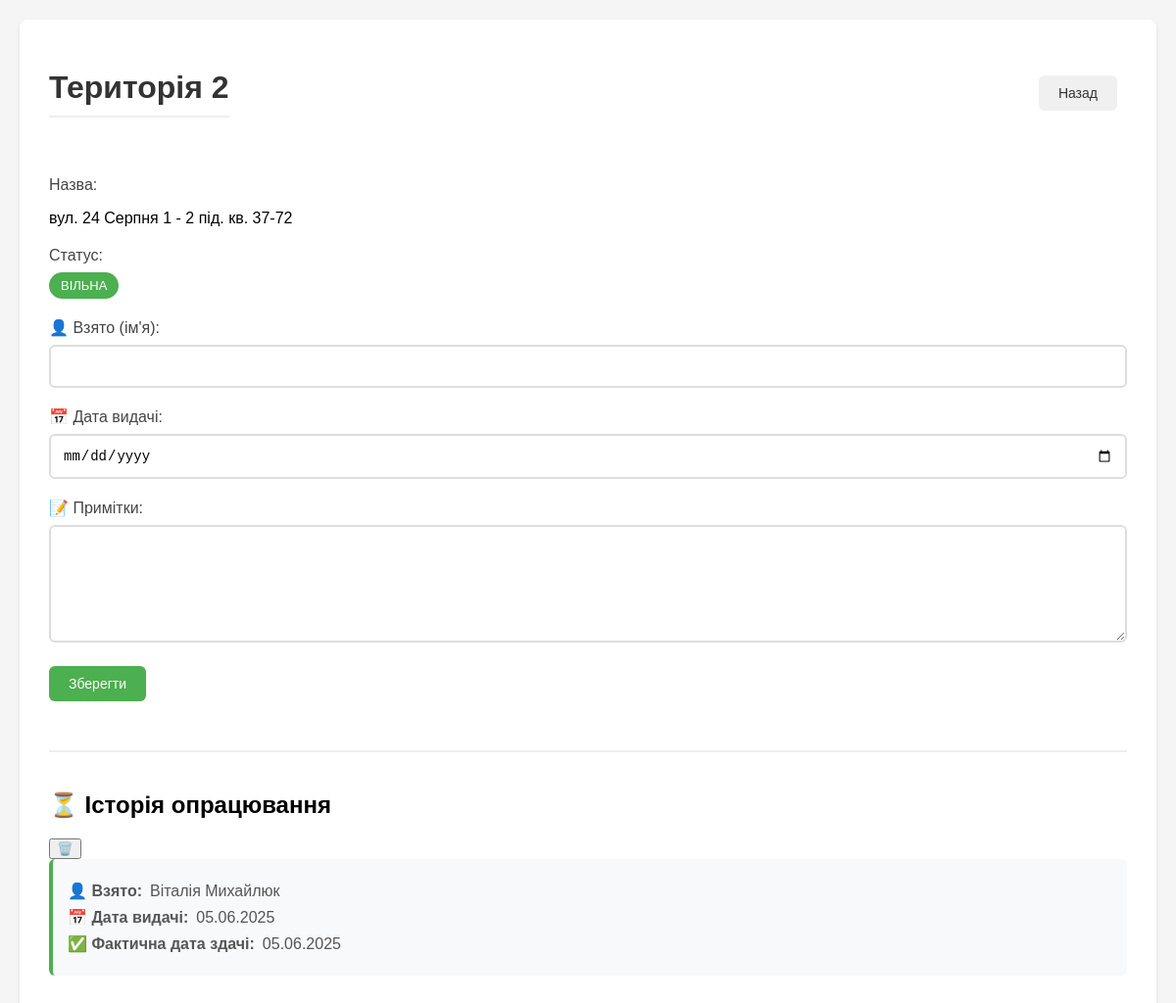
/update/2 (signed in), run on the app's committed database.
### tables this page shows
CREATE TABLE territories (
                id INTEGER PRIMARY KEY,
                name TEXT,
                custom_name TEXT,
                status TEXT DEFAULT 'Вільна',
                taken_by TEXT DEFAULT '',
                date_taken TEXT DEFAULT '',
                date_due TEXT DEFAULT '',
                notes TEXT DEFAULT ''
            );

CREATE TABLE history (
                id INTEGER PRIMARY KEY AUTOINCREMENT,
                territory_id INTEGER,
                taken_by TEXT,
                date_taken TEXT,
                date_returned TEXT,
                notes TEXT
            );

### app.py (the view, shortened to what this page needs)
@app.route('/update/<territory_id>', methods=['GET', 'POST'])
def update_territory(territory_id):
    if not session.get('logged_in'):
        return redirect(url_for('login'))
    if request.method == 'POST' and session.get('role') != 'admin':
        return "Немає прав для редагування", 403
    try:
        territory_id = int(territory_id)
    except ValueError:
        return "Неправильний формат номера території", 400
    try:
        territory = db.get_territory(territory_id)
        if not territory:
            return "Територію не знайдено", 404
        history = db.get_territory_history(territory_id)
        now = datetime.now()
        return render_template('update.html',
                            territory=territory,
                            history=history,
                            now=now,
                            is_admin=(session.get('role') == 'admin'))
    except Exception as e:
        logger.error(f"Помилка при отриманні даних території {territory_id}: {str(e)}")
        return f"Помилка при отриманні даних території: {str(e)}", 500

### templates/update.html (shortened to what this page needs)
<!DOCTYPE html>
<html lang="uk">
<head>
    <link rel="stylesheet" href="{{ url_for('static', filename='css/style.css') }}">
</head>
<body>
    <div class="container">
        <div class="header-actions">
            <h1>Територія {{ territory['id'] }}</h1>
            <a href="{{ url_for('index') }}" class="btn btn-secondary">Назад</a>
        </div>
        <div class="territory-info-section">
            <div class="form-group">
                <label>Назва:</label>
                <p class="info-text">{{ territory['name'] }}</p>
            </div>
            <div class="form-group">
                <label>Статус:</label>
                <span class="status-label {% if territory['status'] == 'Вільна' %}status-free{% else %}status-taken{% endif %}">
                    {{ territory['status'] }}
                </span>
            </div>
            {% if is_admin %}
            <form method="POST" class="edit-form">
                <div class="form-group">
                    <label for="taken_by">👤 Взято (ім'я):</label>
                    <input type="text" id="taken_by" name="taken_by" value="{{ territory['taken_by'] }}" class="form-control">
                </div>
                <div class="form-group">
                    <label for="date_taken">📅 Дата видачі:</label>
                    <input type="date" id="date_taken" name="date_taken"
                           value="{{ territory['date_taken'].split('.')[2] }}-{{ territory['date_taken'].split('.')[1] }}-{{ territory['date_taken'].split('.')[0] if territory['date_taken'] else '' }}"
                           class="form-control">
                </div>
                <div class="form-group">
                    <label for="notes">📝 Примітки:</label>
                    <textarea id="notes" name="notes" class="form-control">{{ territory['notes'] }}</textarea>
                </div>
                <button type="submit" class="btn btn-primary">Зберегти</button>
            </form>
            {% endif %}
        </div>
        <div class="history-section">
            <div class="history-header">
                <h2>⏳ Історія опрацювання</h2>
                {% if is_admin and history %}
                <form action="{{ url_for('clear_history', territory_id=territory['id']) }}" method="POST" style="display: inline;">
                    <button type="submit" class="trash-icon" title="Очистити історію">🗑️</button>
                </form>
                {% endif %}
            </div>
            {% if history %}
                {% for record in history %}
                <div class="history-item">
                    <p><strong>👤 Взято:</strong> {{ record['taken_by'] }}</p>
                    <p><strong>📅 Дата видачі:</strong> {{ record['date_taken'] }}</p>
                    <p><strong>✅ Фактична дата здачі:</strong> {{ record['date_returned'] }}</p>
                </div>
                {% endfor %}
            {% else %}
                <p class="no-history">Історія відсутня</p>
            {% endif %}
        </div>
    </div>
</body>
</html>

### static/css/style.css (style rules this page uses)
body { font-family: Arial, sans-serif; margin: 0; padding: 20px; background-color: #f5f5f5; }
.container { max-width: 1200px; margin: 0 auto; background: white; padding: 30px; border-radius: 8px; box-shadow: 0 2px 4px rgba(0,0,0,0.1); }
h1 { color: #333; margin-bottom: 30px; padding-bottom: 10px; border-bottom: 2px solid #eee; }
label, h2 { display: flex !important; align-items: center; gap: 8px; }
.history-item p { display: flex; align-items: center; gap: 8px; }
.history-item p strong { display: inline-flex; align-items: center; gap: 4px; }
.btn { display: inline-block; padding: 10px 20px; border: none; border-radius: 6px; cursor: pointer; text-decoration: none; font-size: 14px; font-weight: 500; transition: all 0.2s ease; margin-right: 10px; margin-bottom: 10px; }
.btn-primary { background: #4CAF50; color: white; }
.btn-secondary { background: #f0f0f0; color: #333; }
.form-group { margin-bottom: 20px; }
label { display: block; margin-bottom: 8px; color: #444; font-weight: 500; }
input[type="text"], input[type="date"], textarea { width: 100%; padding: 12px; border: 2px solid #ddd; border-radius: 6px; box-sizing: border-box; font-size: 14px; transition: border-color 0.2s ease; }
textarea { height: 120px; resize: vertical; }
.history-section { margin-top: 40px; padding-top: 20px; border-top: 2px solid #eee; }
.history-item { margin-bottom: 15px; padding: 15px; background: #f8f9fa; border-radius: 6px; border-left: 4px solid #4CAF50; }
.history-item p { margin: 8px 0; color: #555; }
.status-label { display: inline-block; padding: 6px 12px; border-radius: 20px; font-size: 13px; font-weight: 500; text-transform: uppercase; }
.status-free { background: #4CAF50; color: white; }
.header-actions { display: flex; justify-content: space-between; align-items: center; margin-bottom: 30px; }

### data on the page
territories: id "2", name "вул. 24 Серпня 1 - 2 під. кв. 37-72", status "ВІЛЬНА"
history: taken_by "Віталія Михайлюк", date_taken "05.06.2025", date_returned "05.06.2025"
